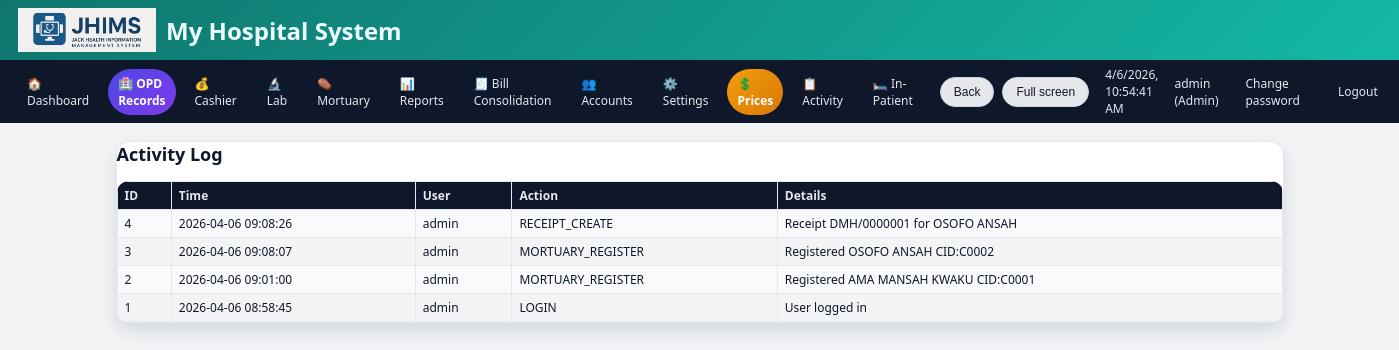
The page /admin/activity (signed in) on the database as committed earlier.
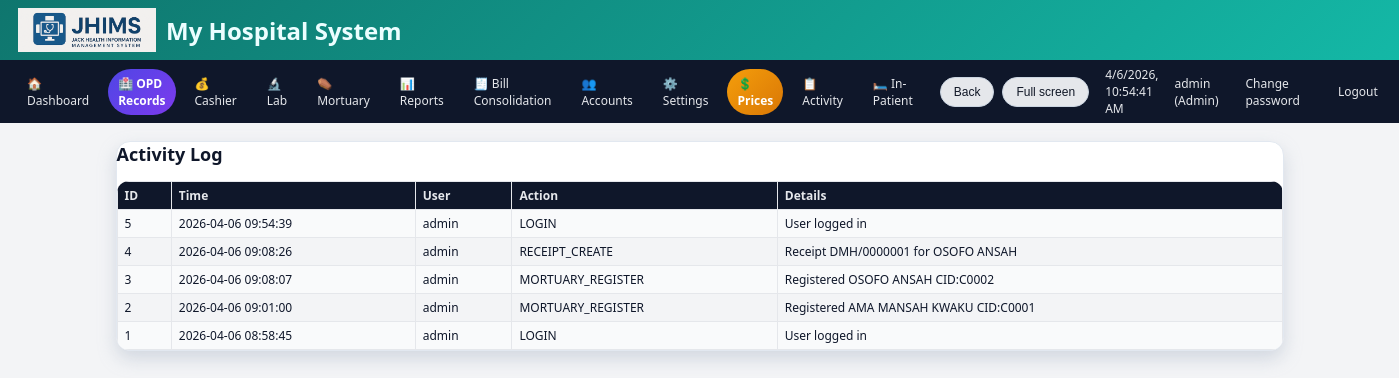
The same page on the database as committed later.
### tables this page shows
CREATE TABLE activity_log(id INTEGER PRIMARY KEY AUTOINCREMENT,timestamp TEXT,username TEXT,action TEXT,details TEXT);

### app.py (the view)
@app.route("/admin/activity")
@login_required(role="Admin")
def activity_log():
    conn = get_db()
    c = conn.cursor()
    c.execute("SELECT * FROM activity_log ORDER BY id DESC LIMIT 200")
    rows = c.fetchall()
    conn.close()
    return render_template("activity_log.html", rows=rows)

### app.py (called while the page is built)
def get_db():
    conn = sqlite3.connect(DB_PATH)
    conn.row_factory = sqlite3.Row
    return conn

@app.context_processor
def inject_hospital():
    return dict(hospital=get_hospital())

def get_hospital():
    conn = get_db()
    c = conn.cursor()
    c.execute("SELECT * FROM hospital_settings LIMIT 1")
    data = c.fetchone()
    conn.close()
    return data

def login_required(role=None):
    def deco(f):
        @wraps(f)
        def wrapper(*args, **kwargs):
            if "user" not in session:
                return redirect(url_for("login"))
            if role and session.get("role") not in (role, "Admin"):
                flash("Access denied for your role.", "danger")
                return redirect(url_for("dashboard"))
            return f(*args, **kwargs)
        return wrapper
    return deco

@app.before_request
def startup():
    global _db_initialized
    if not _db_initialized:
        init_db()
        _db_initialized = True

@app.context_processor
def inject_globals():
    conn = get_db()
    c = conn.cursor()
    c.execute("SELECT name, insured_price, non_insured_price FROM lab_test_prices ORDER BY name")
    tests = c.fetchall()
    c.execute("SELECT name FROM services ORDER BY name")
    services = [r["name"] for r in c.fetchall()]
    conn.close()
    return dict(
        APP_NAME=APP_NAME,
        HOSPITAL_NAME=HOSPITAL_NAME,
        HOSPITAL_ADDRESS=HOSPITAL_ADDRESS,
        HOSPITAL_PHONE=HOSPITAL_PHONE,
        POWERED_BY=POWERED_BY,
        LAB_TESTS=tests,
        SERVICES=services,
        now=datetime.now,
    )

### templates/activity_log.html
{% extends "base.html" %}
{% block content %}
<div class="card">
  <h2>Activity Log</h2>
  <table>
    <thead><tr><th>ID</th><th>Time</th><th>User</th><th>Action</th><th>Details</th></tr></thead>
    <tbody>
      {% for a in rows %}
      <tr>
        <td>{{ a.id }}</td><td>{{ a.timestamp }}</td><td>{{ a.username }}</td><td>{{ a.action }}</td><td>{{ a.details }}</td>
      </tr>
      {% endfor %}
    </tbody>
  </table>
</div>
{% endblock %}

### templates/base.html (shortened to what this page needs)
<!doctype html>
<html>
  <head>
  </head>
  <body class="theme-{{ THEME|default('light') }}">
    <header>
      <img src="{{ url_for('static', filename='jhims_logo.png') }}" alt="JHIMS" onerror="this.style.display='none'">
      <div style="display:flex; align-items:center; gap:10px;">
    <div>
        <h2 style="margin:0;">
            {{ hospital.hospital_name or "My Hospital System" }}
        </h2>
    </div>
</div>
    </header>
    {% if session.get('user') %}
    <nav class="no-print">
      <a href="{{ url_for('dashboard') }}">🏠 Dashboard</a>
      {% if session.get('role') in ['Admin','Records'] %}<a href="{{ url_for('records') }}" style="background:linear-gradient(135deg,#4f46e5,#7c3aed);color:#fff;font-weight:700;border:none;">🏥 OPD Records</a>{% endif %}
      <a href="{{ url_for('cashier') }}">💰 Cashier</a>
      <a href="{{ url_for('lab') }}">🔬 Lab</a>
      <a href="{{ url_for('mortuary') }}">⚰️ Mortuary</a>
      <a href="{{ url_for('reports_home') }}">📊 Reports</a>
      {% if session.get('role') in ['Admin','Cashier'] %}<a href="{{ url_for('bill_consolidation') }}">🧾 Bill Consolidation</a>{% endif %}
      {% if session.get('role') == 'Admin' %}
      <a href="{{ url_for('manage_users') }}">👥 Accounts</a>
      <a href="{{ url_for('settings') }}">⚙️ Settings</a>
      <a href="{{ url_for('admin_price_settings') }}" style="background:linear-gradient(135deg,#f59e0b,#d97706);color:#fff;font-weight:700;border:none;">💲 Prices</a>
      <a href="{{ url_for('activity_log') }}">📋 Activity</a>
      <a href="/ipd">🛏️ In-Patient</a>
      {% endif %}
      <button class="btn btn-secondary" type="button" onclick="goBack()">Back</button>
      <button class="btn btn-secondary" type="button" onclick="enterFullscreen()">Full screen</button>
      <span style="font-size:12px;margin-left:8px;" id="clock"></span>
      <span style="font-size:12px;margin-left:8px;">{{ session.get('user') }} ({{ session.get('role') }})</span>
      <a href="{{ url_for('change_password') }}" style="font-size:12px;margin-left:8px;">Change password</a>
      <a href="{{ url_for('logout') }}" style="font-size:12px;margin-left:8px;">Logout</a>
    </nav>
    {% endif %}
    <div class="container">
      {% block content %}{% endblock %}
    </div>
  </body>
</html>

### templates/base.html (style rules this page uses)
:root { --accent:#0f766e; --accent-strong:#0d9488; --accent-soft:#a7f3d0; --danger:#b91c1c; --border-soft:#e2e8f0; --bg-light:#f3f4f6; --bg-card:#ffffff; --text-main:#0f172a; --text-muted:#6b7280; }
* { box-sizing:border-box; }
body { margin:0; font-family:system-ui,-apple-system,BlinkMacSystemFont,"Segoe UI",sans-serif; }
body.theme-light { background:var(--bg-light); color:var(--text-main); }
body.theme-light header { background:linear-gradient(135deg,#0f766e,#14b8a6); color:#ecfeff; box-shadow:0 8px 20px rgba(15,118,110,.45); }
body.theme-light nav { background:#0f172a; color:#e5e7eb; }
body.theme-light .card { background:var(--bg-card); border-radius:14px; border:1px solid var(--border-soft); box-shadow:0 8px 18px rgba(148,163,184,.35); }
body.theme-light table { background:#f9fafb; }
body.theme-light th { background:#0f172a; color:#e5e7eb; }
body.theme-light tr:nth-child(even) td { background:#f3f4f6; }
header { padding:8px 18px; display:flex; align-items:center; gap:10px; }
header img { height:44px; }
nav { padding:6px 16px; display:flex; align-items:center; gap:8px; }
nav a { color:#e5e7eb; text-decoration:none; font-size:12px; padding:6px 10px; border-radius:999px; border:1px solid transparent; transition:.16s ease; }
.container { max-width:1200px; margin:18px auto 40px auto; padding:0 16px; }
.card h2 { margin-top:0; font-size:18px; }
.btn { display:inline-flex; align-items:center; justify-content:center; gap:5px; padding:7px 13px; border-radius:999px; border:none; font-size:12px; font-weight:500; cursor:pointer; white-space:nowrap; transition:.16s transform,.16s box-shadow,.16s background; }
.btn-secondary { background:#e5e7eb; color:#111827; border:1px solid #cbd5e1; }
table { width:100%; border-collapse:collapse; font-size:12px; border-radius:12px; overflow:hidden; }
th,td { border:1px solid #e5e7eb; padding:5px 7px; text-align:left; }

Rows that differ between the two databases and show on the page:
added activity_log: id "5", timestamp "2026-04-06 09:54:39", username "admin", action "LOGIN", details "User logged in"
